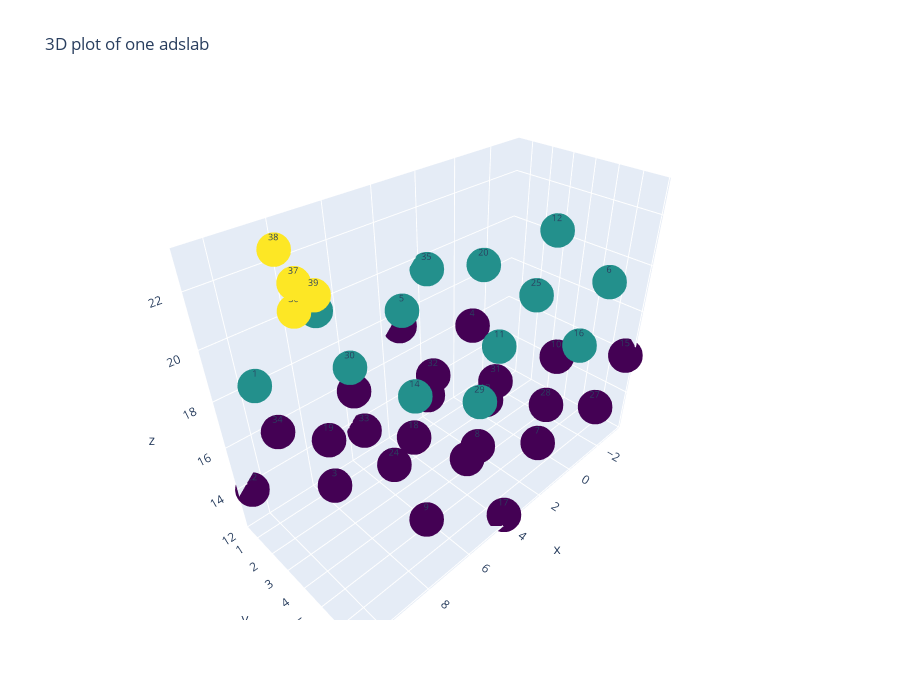

Notebook code cell kept with this figure:
### Code cell
# 3D plots with plotly 
atoms = torch.argwhere(b.batch == graph_id).squeeze()

# Separate atom coordinates
x = [b.pos[atom][0].item() for atom in atoms] 
y = [b.pos[atom][1].item() for atom in atoms] 
z = [b.pos[atom][2].item() for atom in atoms] 

trace = go.Scatter3d(
   x = x, y = y, z = z,
   mode = 'markers+text', 
   text = atoms,
   textfont= dict(size=9),
   marker = dict(
      size = 12,
      color = b.tags[atoms], # set color to an array/list of desired values
      colorscale = 'Viridis'
      )
   )
layout = go.Layout(title = '3D plot of one adslab', width=900, height=700)
fig = go.Figure(data = [trace], layout = layout)
fig.show()

### Figure 1 — Plotly figure (JSON) as saved in the notebook; plotly's stock layout.template omitted (floating-point values rounded to 4 significant figures)
{"data": [{"marker": {"color": [0, 1, 0, 0, 0, 1, 1, 0, 0, 0, 0, 1, 1, 0, 1, 0, 1, 0, 0, 0, 1, 1, 0, 0, 0, 1, 0, 0, 0, 1, 1, 0, 0, 0, 0, 1, 2, 2, 2, 2], "colorscale": [[0, "#440154"], [0.1111, "#482878"], [0.2222, "#3e4989"], [0.3333, "#31688e"], [0.4444, "#26828e"], [0.5556, "#1f9e89"], [0.6667, "#35b779"], [0.7778, "#6ece58"], [0.8889, "#b5de2b"], [1, "#fde725"]], "size": 12}, "mode": "markers+text", "text": [0, 1, 2, 3, 4, 5, 6, 7, 8, 9, 10, 11, 12, 13, 14, 15, 16, 17, 18, 19, 20, 21, 22, 23, 24, 25, 26, 27, 28, 29, 30, 31, 32, 33, 34, 35, 36, 37, 38, 39], "textfont": {"size": 9}, "type": "scatter3d", "x": [6.372, 9.996, 2.747, 8.184, 0.9352, 4.559, -2.747, 0.8769, 4.501, 6.313, -0.9352, 2.689, -1.463, 2.162, 5.786, -3.275, 0.3495, 3.974, 5.087, 8.711, 1.463, 6.899, 10.52, 3.275, 7.075, -0.1735, 3.451, -1.986, 1.639, 5.263, 7.422, 0.1735, 3.798, 5.61, 9.234, 1.986, 8.299, 8.543, 8.665, 8.593], "y": [1.446, 1.446, 1.446, 2.221, 2.221, 2.221, 5.888, 5.888, 5.888, 5.113, 5.113, 5.113, 4.154, 4.154, 4.154, 6.847, 6.847, 6.847, 3.18, 3.18, 3.18, 0.4871, 0.4871, 0.4871, 4.41, 4.41, 4.41, 6.592, 6.592, 6.592, 2.925, 2.925, 2.925, 0.7426, 0.7426, 0.7426, 1.559, 2.247, 1.664, 3.314], "z": [16.55, 18.77, 14.34, 13.59, 17.3, 19.52, 19.26, 13.33, 15.54, 12.58, 16.29, 18.51, 21.23, 15.3, 17.51, 16.05, 18.26, 12.33, 14.58, 16.8, 20.51, 19.76, 13.83, 17.55, 15.4, 19.12, 13.19, 13.94, 16.15, 18.37, 18.91, 14.48, 16.69, 13.73, 15.94, 19.66, 20.78, 22.12, 23.0, 22.17]}], "layout": {"height": 700, "title": {"text": "3D plot of one adslab"}, "width": 900}}
